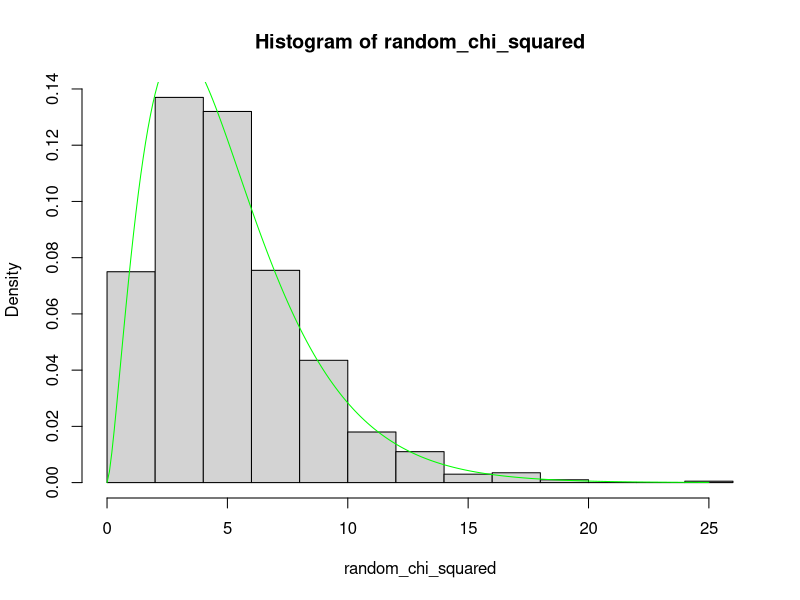

The R script that drew this image:
###
###
###  484/584 Intro to ML
###        Assignemnt 1
###
####################################################
##  Due Wed Aug 31 11:00pm
##
##
##  Write a R code that performs tasks lited below.
##  Use this text file as template. Submit on Brightspace
##  under "Assessment" -> "Assignemnt 1".
##
##  Refer to Intro to R-studio video list for basic idea of how to
##      do these tasks.
##  For particular functions, you may have to google.


#------------------------------
# 1. Write a R code that calculates the probability that (X > 4) when X is
#    a chi-squared disribution with degrees of freedom 5.
pchisq(4, 5, lower.tail = FALSE)

# 2. Write a R code that calculates the 78th percentile of chi-square
#    distribution with degrees of freedom 5.
qchisq(.78, 5)

# 3. Generate random sample of size 1000 from chi-square distribution with
#    degrees of freedom 5.  Set seed to "1234" right before the generation.
set.seed(1234)
random_chi_squared <- rchisq(1000, 5)

# 4. Plot histogram of above sample.
hist(random_chi_squared, freq = FALSE)

# 5. Overlay theoretical pdf of Chi-square with df 5 over the
#      histogram plot above.
#    Overlayed pdf must be in green, and must span entire x
#       axis of the histogram.
X <- seq(0, 25, .1)
lines(X, dchisq(X, 5), col = "green")
# 6. Use following code to generate 100 by 30 matrix:

  set.seed(653)
  D <- rexp(3000, 1 / 5)
  X <- matrix(D, 100, 30)

# Write a code that looks up 3rd colummn, from row 10 to 20.
X[10:20, 3]


# 7. Write a code that counts how many rows in the 25th column is
#       greater than 5.
sum(X[, 25] > 5)



# 8. Create a new matrix Y by the follwing rule: If a row of Matrix X has entry
#    less than 7 on the 15th column, then all column for that row should be
#    included in new matrix Y.  What are the dimentions of Y?
Y <- X[(X[, 15] < 7), ]
dim(Y) # 77 x 30
